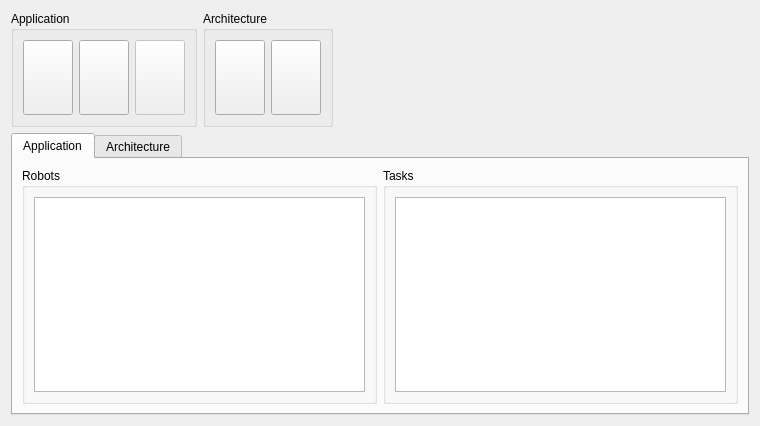
<?xml version="1.0" encoding="UTF-8"?>
<ui version="4.0">
 <class>RqtMrtaWidget</class>
 <widget class="QWidget" name="RqtMrtaWidget">
  <property name="geometry">
   <rect>
    <x>0</x>
    <y>0</y>
    <width>760</width>
    <height>426</height>
   </rect>
  </property>
  <property name="focusPolicy">
   <enum>Qt::NoFocus</enum>
  </property>
  <property name="contextMenuPolicy">
   <enum>Qt::DefaultContextMenu</enum>
  </property>
  <property name="windowTitle">
   <string>MRTA</string>
  </property>
  <layout class="QGridLayout" name="gridLayout_2">
   <item row="0" column="1">
    <layout class="QGridLayout" name="tools_grid_layout">
     <item row="0" column="1">
      <widget class="QGroupBox" name="architecture_group_box">
       <property name="title">
        <string>Architecture</string>
       </property>
       <layout class="QHBoxLayout" name="horizontalLayout">
        <item>
         <widget class="QPushButton" name="new_architecture_push_button">
          <property name="minimumSize">
           <size>
            <width>50</width>
            <height>75</height>
           </size>
          </property>
          <property name="maximumSize">
           <size>
            <width>50</width>
            <height>75</height>
           </size>
          </property>
          <property name="cursor">
           <cursorShape>PointingHandCursor</cursorShape>
          </property>
          <property name="toolTip">
           <string>Launch configuration</string>
          </property>
          <property name="text">
           <string/>
          </property>
          <property name="icon">
           <iconset>
            <normaloff>../../resource/22x22/new.png</normaloff>../../resource/22x22/new.png</iconset>
          </property>
          <property name="iconSize">
           <size>
            <width>48</width>
            <height>48</height>
           </size>
          </property>
          <property name="flat">
           <bool>false</bool>
          </property>
         </widget>
        </item>
        <item>
         <widget class="QPushButton" name="open_architecture_push_button">
          <property name="minimumSize">
           <size>
            <width>50</width>
            <height>75</height>
           </size>
          </property>
          <property name="maximumSize">
           <size>
            <width>50</width>
            <height>75</height>
           </size>
          </property>
          <property name="text">
           <string/>
          </property>
          <property name="icon">
           <iconset>
            <normaloff>../../resource/22x22/open.png</normaloff>../../resource/22x22/open.png</iconset>
          </property>
          <property name="iconSize">
           <size>
            <width>48</width>
            <height>16</height>
           </size>
          </property>
         </widget>
        </item>
       </layout>
      </widget>
     </item>
     <item row="0" column="2">
      <spacer name="tools_horizontal_spacer">
       <property name="orientation">
        <enum>Qt::Horizontal</enum>
       </property>
       <property name="sizeHint" stdset="0">
        <size>
         <width>40</width>
         <height>20</height>
        </size>
       </property>
      </spacer>
     </item>
     <item row="0" column="0">
      <widget class="QGroupBox" name="application_group_box">
       <property name="title">
        <string>Application</string>
       </property>
       <layout class="QHBoxLayout" name="horizontalLayout_2">
        <item>
         <widget class="QPushButton" name="new_application_push_button">
          <property name="minimumSize">
           <size>
            <width>50</width>
            <height>75</height>
           </size>
          </property>
          <property name="maximumSize">
           <size>
            <width>50</width>
            <height>75</height>
           </size>
          </property>
          <property name="cursor">
           <cursorShape>PointingHandCursor</cursorShape>
          </property>
          <property name="toolTip">
           <string>New application configuration</string>
          </property>
          <property name="text">
           <string/>
          </property>
          <property name="icon">
           <iconset>
            <normaloff>../../resource/22x22/new.png</normaloff>../../resource/22x22/new.png</iconset>
          </property>
          <property name="iconSize">
           <size>
            <width>48</width>
            <height>48</height>
           </size>
          </property>
          <property name="shortcut">
           <string>Ctrl+N</string>
          </property>
          <property name="flat">
           <bool>false</bool>
          </property>
         </widget>
        </item>
        <item>
         <widget class="QPushButton" name="open_application_push_button">
          <property name="minimumSize">
           <size>
            <width>50</width>
            <height>75</height>
           </size>
          </property>
          <property name="maximumSize">
           <size>
            <width>50</width>
            <height>75</height>
           </size>
          </property>
          <property name="toolTip">
           <string>Open application configuration</string>
          </property>
          <property name="text">
           <string/>
          </property>
          <property name="icon">
           <iconset>
            <normaloff>../../resource/22x22/open.png</normaloff>../../resource/22x22/open.png</iconset>
          </property>
          <property name="iconSize">
           <size>
            <width>48</width>
            <height>48</height>
           </size>
          </property>
          <property name="shortcut">
           <string>Ctrl+O</string>
          </property>
         </widget>
        </item>
        <item>
         <widget class="QPushButton" name="launch_application_push_button">
          <property name="enabled">
           <bool>false</bool>
          </property>
          <property name="minimumSize">
           <size>
            <width>50</width>
            <height>75</height>
           </size>
          </property>
          <property name="maximumSize">
           <size>
            <width>50</width>
            <height>75</height>
           </size>
          </property>
          <property name="toolTip">
           <string>Launch application</string>
          </property>
          <property name="text">
           <string/>
          </property>
          <property name="icon">
           <iconset>
            <normaloff>../../resource/22x22/run.png</normaloff>../../resource/22x22/run.png</iconset>
          </property>
          <property name="iconSize">
           <size>
            <width>48</width>
            <height>48</height>
           </size>
          </property>
          <property name="shortcut">
           <string>Ctrl+R</string>
          </property>
         </widget>
        </item>
       </layout>
      </widget>
     </item>
    </layout>
   </item>
   <item row="1" column="1">
    <widget class="QTabWidget" name="runtime_tab_widget">
     <property name="currentIndex">
      <number>0</number>
     </property>
     <widget class="QWidget" name="application_tab">
      <attribute name="title">
       <string>Application</string>
      </attribute>
      <layout class="QGridLayout" name="gridLayout">
       <item row="0" column="0">
        <widget class="QGroupBox" name="robots_group_box">
         <property name="title">
          <string>Robots</string>
         </property>
         <layout class="QGridLayout" name="gridLayout_3">
          <item row="0" column="0">
           <widget class="QListWidget" name="robots_list_widget"/>
          </item>
         </layout>
        </widget>
       </item>
       <item row="0" column="1">
        <widget class="QGroupBox" name="tasks_group_box">
         <property name="title">
          <string>Tasks</string>
         </property>
         <layout class="QGridLayout" name="gridLayout_4">
          <item row="0" column="0">
           <widget class="QListWidget" name="tasks_list_widget"/>
          </item>
         </layout>
        </widget>
       </item>
      </layout>
     </widget>
     <widget class="QWidget" name="architecture_tab">
      <attribute name="title">
       <string>Architecture</string>
      </attribute>
     </widget>
    </widget>
   </item>
  </layout>
 </widget>
 <resources/>
 <connections/>
</ui>
